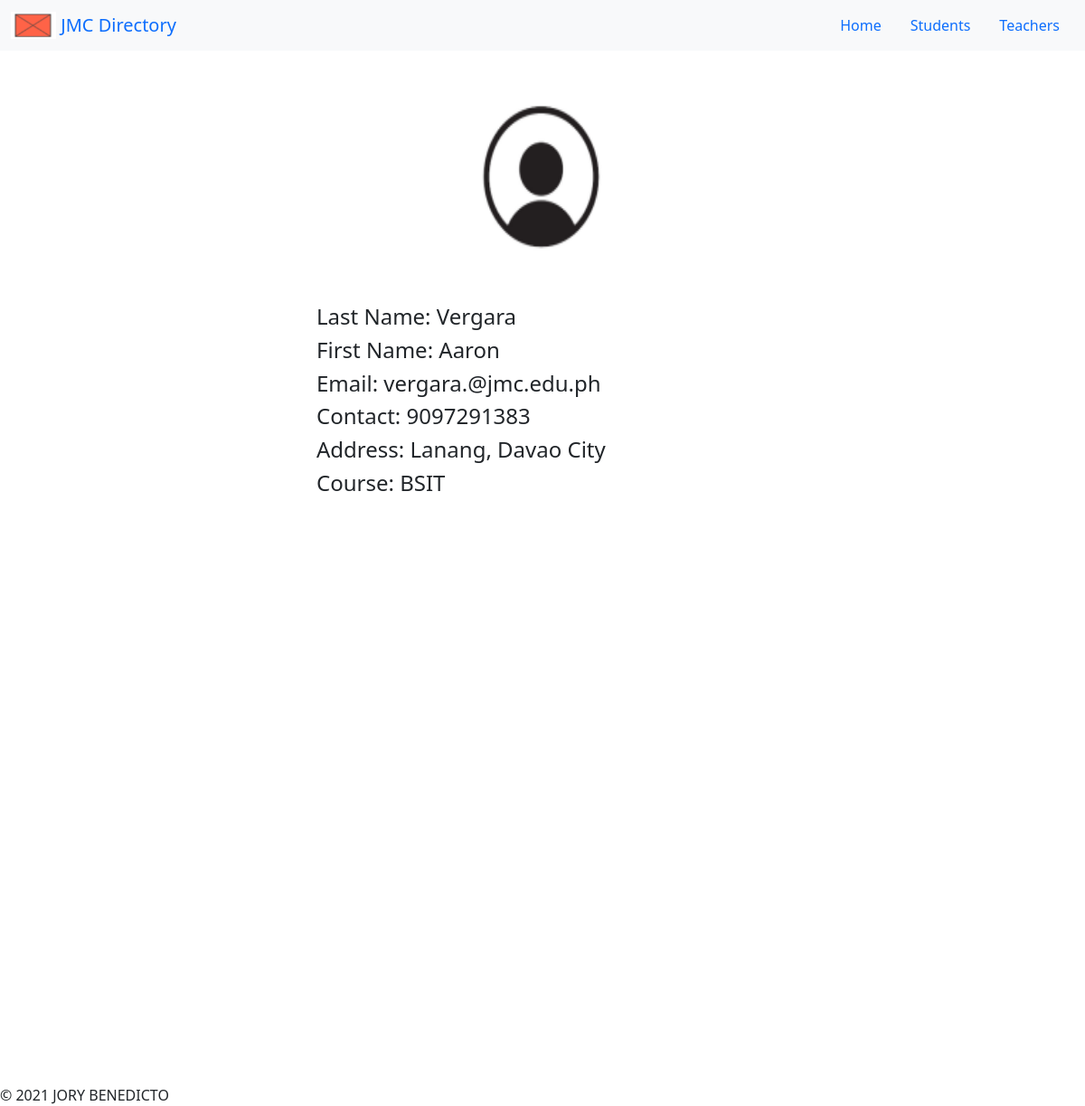
The page /teachers/1/ on the database its author committed.
### directory/models.py (models this page shows, shortened)
class Teacher(models.Model):
    lastName = models.CharField(max_length=100)
    firstName = models.CharField(max_length=100)
    email = models.CharField(max_length=100)
    contact = models.IntegerField()
    course = models.CharField(max_length=100)
    address = models.CharField(max_length=100)
    image = models.ImageField(upload_to='directory/images')

### directory/views.py (the view)
# urls.py: path('teachers/<int:teacher_id>/', views.teacher, name='teacher'),
def teacher(request, teacher_id):
    teacher = get_object_or_404(Teacher, pk=teacher_id)
    teachers = Teacher.objects.all()
    return render(request, 'directory/teacher_details.html', {'teacher': teacher,'teachers': teachers})

### directory/templates/directory/teacher_details.html
{% extends 'directory/base.html' %}
{% block content %}
<div style="width: 500px; margin:50px auto">
    <div style="text-align:center; padding-bottom:50px"><img src="{{teacher.image.url}}" width="180" height="180"></div>
    <h4>Last Name: {{teacher.lastName}}</h4>
    <h4>First Name: {{teacher.firstName}}</h4>
    <h4>Email: {{teacher.email}}</h4>
    <h4>Contact: {{teacher.contact}}</h4>
    <h4>Address: {{teacher.address}}</h4>
    <h4>Course: {{teacher.course}}</h4>
</div>
{% endblock %}

### rows shown on the page
Teacher: image (picture), lastName "Vergara", firstName "Aaron", email "vergara.@jmc.edu.ph", contact "9097291383", address "Lanang, Davao City", course "BSIT"
